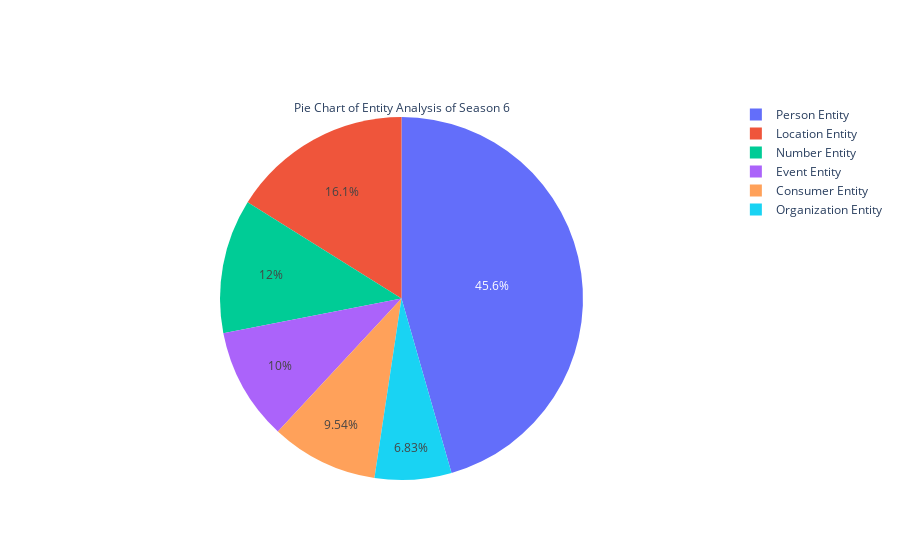

The code cell stored with this chart in its notebook:
### Code cell
fig = go.Figure(data=[go.Pie(labels=types, values=total_num, title="Pie Chart of Entity Analysis of Season 6")])
fig.show()

### Figure 1 — Plotly figure (JSON) as saved in the notebook; plotly's stock layout.template omitted (floating-point values rounded to 4 significant figures)
{"data": [{"labels": ["Person Entity", "Number Entity", "Consumer Entity", "Event Entity", "Location Entity", "Organization Entity"], "title": {"text": "Pie Chart of Entity Analysis of Season 6"}, "type": "pie", "values": [1414, 371, 296, 311, 500, 212]}], "layout": {}}
